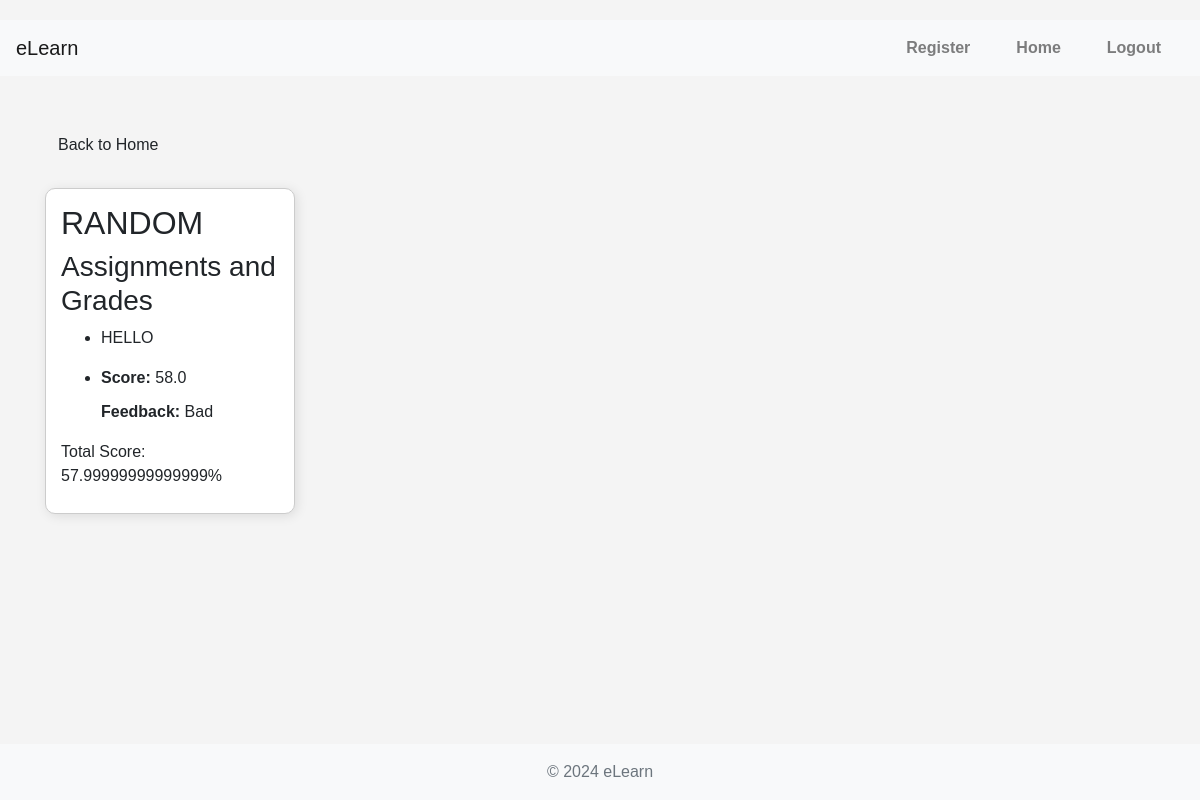
Screenshot of /courses/my-courses/ (signed in) with the database file from the repository.
### courses/models.py (models this page shows, shortened)
class Course(models.Model):
    title = models.CharField(max_length=200)
    description = models.TextField()
    created_at = models.DateTimeField(auto_now_add=True)
    updated_at = models.DateTimeField(auto_now=True)
    teacher = models.ForeignKey(settings.AUTH_USER_MODEL, on_delete=models.CASCADE, related_name='courses')

### assignments/models.py (models this page shows, shortened)
class Assignment(models.Model):
    title = models.CharField(max_length=100)
    description = models.TextField()
    due_date = models.DateField()
    course = models.ForeignKey(Course, on_delete=models.CASCADE, related_name='assignments')
    total_marks = models.FloatField(default=100)

class Grade(models.Model):
    submission = models.OneToOneField(Submission, on_delete=models.CASCADE, related_name='grade')
    score = models.FloatField()
    feedback = models.TextField(null=True, blank=True)

### courses/views.py (the view)
# urls.py: path('my-courses/', StudentCourseListView.as_view(), name='student_course_list'),
@method_decorator(login_required, name='dispatch')
class StudentCourseListView(View):
    def get(self, request):
        context = {}
        if request.user.is_authenticated and request.user.is_student:
            enrollments = Enrollment.objects.filter(student=request.user)
            enrolled_course_details = self.get_course_details(enrollments)
            context['enrolled_course_details'] = enrolled_course_details
        return render(request, 'courses/student_course_list.html', context)
    def get_course_details(self, enrollments):
        course_details = []
        for enrollment in enrollments:
            course = enrollment.course
            assignments = course.assignments.all()
            submissions = Submission.objects.filter(assignment__in=assignments, student=enrollment.student)
            total_score = 0
            total_marks = 0
            assignment_grades = []
            for assignment in assignments:
                submission = submissions.filter(assignment=assignment).first()
                grade = submission.grade if submission and hasattr(submission, 'grade') else None
                assignment_grades.append((assignment, grade))
                if grade:
                    total_score += grade.score
                    total_marks += assignment.total_marks
            percentage = (total_score / total_marks * 100) if total_marks else 0
            course_details.append({
                'course': course,
                'assignment_grades': assignment_grades,
                'percentage': percentage
            })
        return course_details

### templates/courses/student_course_list.html (shortened to what this page needs)
{% extends "core/base.html" %}
{% block content %}
<div class="course-list-container">
    <div>
        <a href="{% url 'home' %}" class="btn">Back to Home</a>
    </div>
    <br>
    {% for course_detail in enrolled_course_details %}
    <div class="course-tile">
        <h2>{{ course_detail.course.title }}</h2>
        <h3>Assignments and Grades</h3>
        <div class="assignments-grades">
            <div class="assignments">
                <ul>
                    {% for assignment, grade in course_detail.assignment_grades %}
                    <li>{{ assignment.title }}</li>
                    {% endfor %}
                </ul>
            </div>
            <div class="grades">
                <ul>
                    {% for assignment, grade in course_detail.assignment_grades %}
                    <li>
                        {% if grade %}
                            <p><strong>Score:</strong> {{ grade.score }}</p>
                            <p><strong>Feedback:</strong> {{ grade.feedback }}</p>
                        {% else %}
                            <p>Not graded</p>
                        {% endif %}
                    </li>
                    {% endfor %}
                </ul>
            </div>
        </div>
        <div class="total-points">
            <p>Total Score: {{ course_detail.percentage }}%</p>
        </div>
    </div>
    {% endfor %}
</div>
{% endblock %}

### static/css/main.css (style rules this page uses)
body { font-family: Arial, sans-serif; background-color: #f4f4f4; margin: 0; padding: 0; display: flex; flex-direction: column; min-height: 100vh; padding-top: 20px; }
.btn { margin-top: 50px; z-index: 4; }

### static/css/courses.css (style rules this page uses)
.course-tile { background-color: #ffffff; border: 1px solid #ccc; border-radius: 10px; padding: 15px; width: 250px; box-shadow: 2px 2px 12px rgba(0,0,0,0.1); transition: transform 0.3s; }
.course-tile h3 { margin-top: 0; }
.course-tile p { margin: 10px 0; }

### rows the page displays
Course: course "RANDOM", percentage "57.99999999999999"
Assignment: title "HELLO", score "58.0", feedback "Bad"
